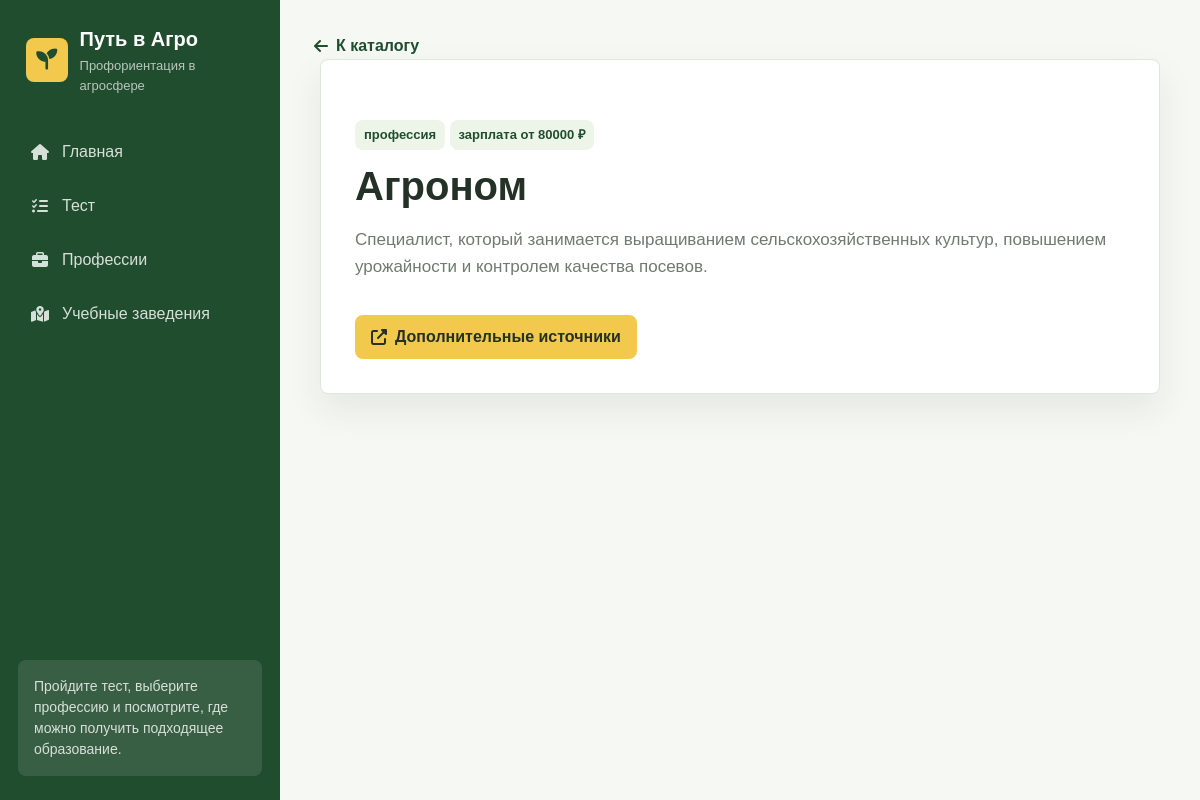
The app's page /catalog/1/ with its own data.
### catalog/models.py (models this page shows, shortened)
class Profession(models.Model):
    title = models.CharField("Название профессии", max_length=200)
    description = models.TextField("Описание", null=True, blank=True)
    salary = models.IntegerField("Зарплата", null=True, blank=True)
    link = models.URLField("Ссылка", null=True, blank=True)
    class Meta:
        verbose_name = "Профессия"
        verbose_name_plural = "Профессии"

### catalog/views.py (the view)
# urls.py: path('<int:pk>/', views.profession_detail, name='profession_detail'),
def profession_detail(request, pk):
    profession = get_object_or_404(Profession, pk=pk)
    return render(request, 'catalog/profession_detail.html', {'profession': profession})

### catalog/templates/catalog/profession_detail.html (shortened to what this page needs)
{% extends 'main/layout.html' %}
{% block extra_css %}
    {% load static %}
    <link rel="stylesheet" href="{% static 'catalog/css/catalog.css' %}">
{% endblock %}
{% block content %}
<div class="page catalog-page">
    <a class="back-link" href="{% url 'catalog' %}">
        <i class="fa-solid fa-arrow-left"></i>
        К каталогу
    </a>
    <article class="article-view section">
        <div class="article-meta">
            <span class="tag">профессия</span>
            {% if profession.salary %}
                <span class="tag">зарплата от {{ profession.salary }} ₽</span>
            {% else %}
                <span class="tag">зарплата уточняется</span>
            {% endif %}
        </div>
        <h1>{{ profession.title }}</h1>
        <div class="article-body">
            {% if profession.description %}
                <p>{{ profession.description|linebreaksbr }}</p>
            {% else %}
                <p>Описание профессии пока не добавлено.</p>
            {% endif %}
        </div>
        {% if profession.link %}
            <div class="section">
                <a class="btn-main" href="{{ profession.link }}" target="_blank" rel="noopener">
                    <i class="fa-solid fa-up-right-from-square"></i>
                    Дополнительные источники
                </a>
            </div>
        {% endif %}
    </article>
</div>
{% endblock %}

### main/static/main/css/main.css (style rules this page uses)
:root { --bg: #f6f8f3; --surface: #ffffff; --surface-soft: #edf5e9; --green: #2f6b3f; --green-dark: #214d2f; --accent: #f2c94c; --text: #243127; --muted: #6f7a70; --line: #dfe7dd; --shadow: 0 16px 36px rgba(36, 49, 39, 0.08); }
* { box-sizing: border-box; }
body { margin: 0; font-family: Arial, sans-serif; background: var(--bg); color: var(--text); }
.page { max-width: 1180px; margin: 0 auto; }
.btn-main, .btn-ghost, .btn-soft { display: inline-flex; align-items: center; gap: 8px; min-height: 44px; padding: 10px 16px; border-radius: 8px; text-decoration: none; font-weight: 700; border: 0; cursor: pointer; }
.btn-main { background: var(--accent); color: #243127; }
.section { margin-top: 34px; }
.section p, .page-lead { color: var(--muted); line-height: 1.6; }
.read-link, .back-link { display: inline-flex; align-items: center; gap: 8px; color: var(--green-dark); font-weight: 700; text-decoration: none; }
.article-view { max-width: 840px; margin: 0 auto; padding: 34px; border: 1px solid var(--line); border-radius: 8px; background: var(--surface); box-shadow: var(--shadow); }
.article-meta { margin: 26px 0 14px; }
.article-view h1 { margin: 0 0 18px; font-size: 40px; line-height: 1.12; font-weight: 800; }
.article-body { color: var(--text); font-size: 17px; line-height: 1.75; }
.article-body p { margin: 0 0 18px; }
.tag { display: inline-flex; align-items: center; min-height: 28px; padding: 5px 9px; border-radius: 8px; background: var(--surface-soft); color: var(--green-dark); font-size: 13px; font-weight: 700; }

### catalog/static/catalog/css/catalog.css (style rules this page uses)
.catalog-page .article-view { max-width: 840px; }

### records on screen
Profession: salary "80000", title "Агроном", description "Специалист, который занимается выращиванием сельскохозяйственных культур, повышением урожайности и контролем качества посевов."
